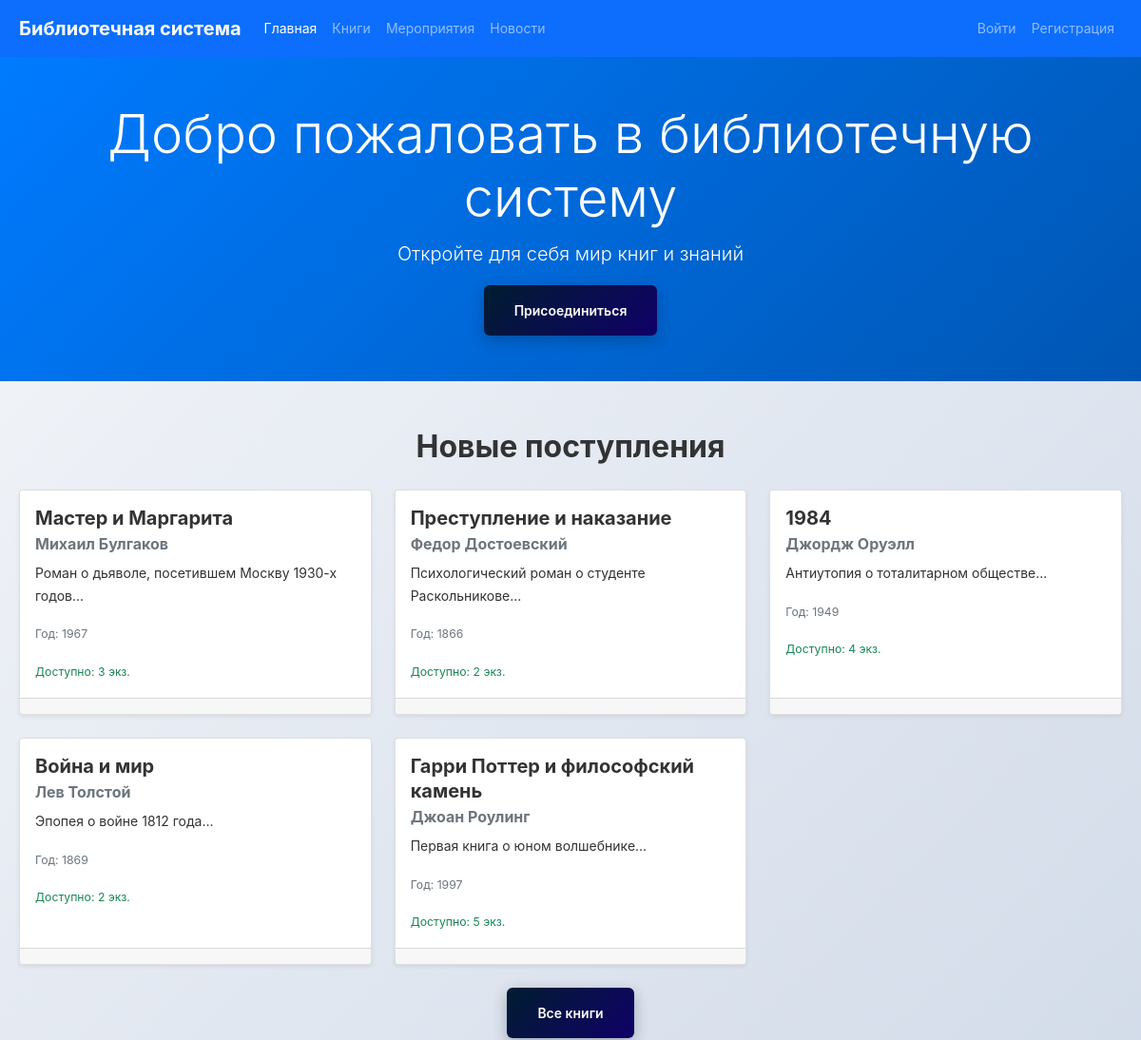
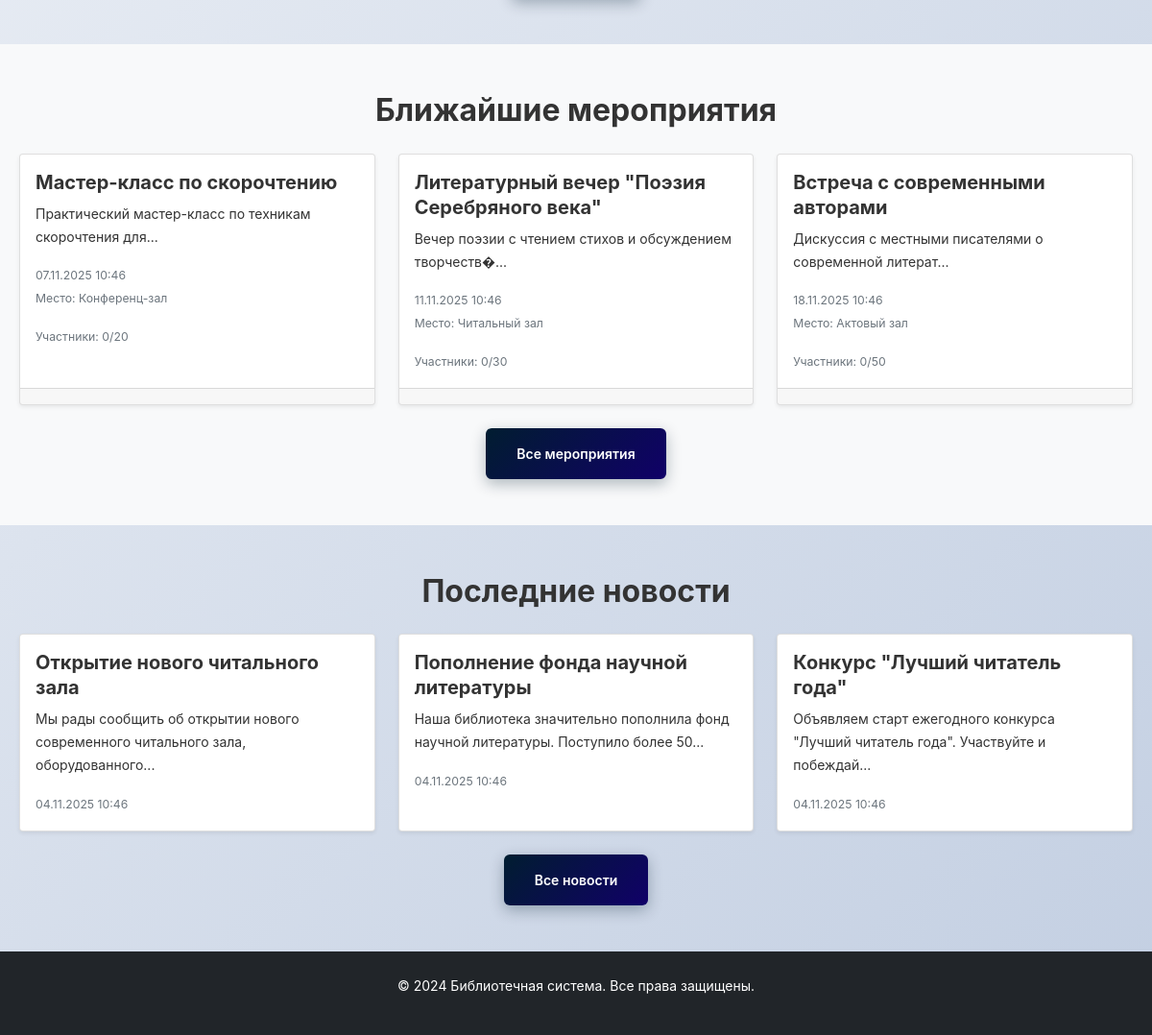
The page / on the database its author committed (2 pictures, top to bottom).
### tables this page shows
CREATE TABLE books (
    id INT AUTO_INCREMENT PRIMARY KEY,
    title VARCHAR(255) NOT NULL,
    author VARCHAR(255) NOT NULL,
    description TEXT,
    isbn VARCHAR(20),
    year_published INT,
    quantity INT DEFAULT 1,
    available INT DEFAULT 1,
    cover_image VARCHAR(255),
    category VARCHAR(100),
    created_at TIMESTAMP DEFAULT CURRENT_TIMESTAMP
);

CREATE TABLE events (
    id INT AUTO_INCREMENT PRIMARY KEY,
    title VARCHAR(255) NOT NULL,
    description TEXT,
    event_date DATETIME NOT NULL,
    location VARCHAR(255),
    max_participants INT,
    current_participants INT DEFAULT 0,
    image VARCHAR(255),
    created_at TIMESTAMP DEFAULT CURRENT_TIMESTAMP
);

CREATE TABLE news (
    id INT AUTO_INCREMENT PRIMARY KEY,
    title VARCHAR(255) NOT NULL,
    content TEXT NOT NULL,
    image VARCHAR(255),
    published_at TIMESTAMP DEFAULT CURRENT_TIMESTAMP,
    is_published BOOLEAN DEFAULT TRUE
);

### includes/auth.php (called while the page is built, shortened)
<?php
if (!function_exists('escape')) {
    function escape($data) {
        return htmlspecialchars($data, ENT_QUOTES | ENT_HTML5, 'UTF-8');
    }
}
function isLoggedIn() {
    return isset($_SESSION['user_id']);
}
?>

### index.php (the view, shortened to what this page needs)
<?php
require_once 'includes/auth.php';
$stmt = $pdo->query("SELECT * FROM news WHERE is_published = TRUE ORDER BY published_at DESC LIMIT 3");
$news = $stmt->fetchAll(PDO::FETCH_ASSOC);
$stmt = $pdo->query("SELECT * FROM events WHERE event_date > NOW() ORDER BY event_date ASC LIMIT 3");
$events = $stmt->fetchAll(PDO::FETCH_ASSOC);
$stmt = $pdo->query("SELECT * FROM books WHERE available > 0 ORDER BY created_at DESC LIMIT 6");
$books = $stmt->fetchAll(PDO::FETCH_ASSOC);
?>
<!DOCTYPE html>
<html lang="ru">
<head>
    <link href="https://cdn.jsdelivr.net/npm/bootstrap@5.1.3/dist/css/bootstrap.min.css" rel="stylesheet">
    <link rel="stylesheet" href="css/style.css">
</head>
<body>
    <nav class="navbar navbar-expand-lg navbar-dark bg-primary">
        <div class="container">
            <a class="navbar-brand" href="index.php">Библиотечная система</a>
            <div class="collapse navbar-collapse" id="navbarNav">
                <ul class="navbar-nav me-auto">
                    <li class="nav-item"><a class="nav-link active" href="index.php">Главная</a></li>
                    <li class="nav-item"><a class="nav-link" href="books.php">Книги</a></li>
                    <li class="nav-item"><a class="nav-link" href="events.php">Мероприятия</a></li>
                    <li class="nav-item"><a class="nav-link" href="news.php">Новости</a></li>
                </ul>
                <ul class="navbar-nav">
                    <?php if (isLoggedIn()): ?>
                        <?php if (isAdmin()): ?>
                            <li class="nav-item"><a class="nav-link" href="admin/">Панель управления</a></li>
                        <?php else: ?>
                            <li class="nav-item"><a class="nav-link" href="user/">Личный кабинет</a></li>
                        <?php endif; ?>
                        <li class="nav-item"><a class="nav-link" href="logout.php">Выйти (<?= escape($_SESSION['username']) ?>)</a></li>
                    <?php else: ?>
                        <li class="nav-item"><a class="nav-link" href="login.php">Войти</a></li>
                        <li class="nav-item"><a class="nav-link" href="register.php">Регистрация</a></li>
                    <?php endif; ?>
                </ul>
            </div>
        </div>
    </nav>
    <section class="hero bg-light py-5">
        <div class="container text-center">
            <h1 class="display-4">Добро пожаловать в библиотечную систему</h1>
            <p class="lead">Откройте для себя мир книг и знаний</p>
            <?php if (!isLoggedIn()): ?>
                <a href="register.php" class="btn btn-primary btn-lg">Присоединиться</a>
            <?php endif; ?>
        </div>
    </section>
    <section class="py-5">
        <div class="container">
            <h2 class="text-center mb-4">Новые поступления</h2>
            <div class="row">
                <?php foreach ($books as $book): ?>
                <div class="col-md-4 mb-4">
                    <div class="card h-100">
                        <div class="card-body">
                            <h5 class="card-title"><?= escape($book['title']) ?></h5>
                            <h6 class="card-subtitle mb-2 text-muted"><?= escape($book['author']) ?></h6>
                            <p class="card-text"><?= escape(substr($book['description'], 0, 100)) ?>...</p>
                            <p class="card-text"><small class="text-muted">Год: <?= escape($book['year_published']) ?></small></p>
                            <p class="card-text"><small class="text-success">Доступно: <?= escape($book['available']) ?> экз.</small></p>
                        </div>
                        <div class="card-footer">
                        </div>
                    </div>
                </div>
                <?php endforeach; ?>
            </div>
            <div class="text-center">
                <a href="books.php" class="btn btn-outline-primary">Все книги</a>
            </div>
        </div>
    </section>
    <section class="py-5 bg-light">
        <div class="container">
            <h2 class="text-center mb-4">Ближайшие мероприятия</h2>
            <div class="row">
                <?php foreach ($events as $event): ?>
                <div class="col-md-4 mb-4">
                    <div class="card h-100">
                        <div class="card-body">
                            <h5 class="card-title"><?= escape($event['title']) ?></h5>
                            <p class="card-text"><?= escape(substr($event['description'], 0, 100)) ?>...</p>
                            <p class="card-text"><small class="text-muted">
                                <?= date('d.m.Y H:i', strtotime($event['event_date'])) ?><br>
                                Место: <?= escape($event['location']) ?>
                            </small></p>
                            <p class="card-text">
                                <small class="text-muted">
                                    Участники: <?= escape($event['current_participants']) ?>/<?= escape($event['max_participants']) ?>
                                </small>
                            </p>
                        </div>
                        <div class="card-footer">
                        </div>
                    </div>
                </div>
                <?php endforeach; ?>
            </div>
            <div class="text-center">
                <a href="events.php" class="btn btn-outline-primary">Все мероприятия</a>
            </div>
        </div>
    </section>
    <section class="py-5">
        <div class="container">
            <h2 class="text-center mb-4">Последние новости</h2>
            <div class="row">
                <?php foreach ($news as $item): ?>
                <div class="col-md-4 mb-4">
                    <div class="card h-100">
                        <div class="card-body">
                            <h5 class="card-title"><?= escape($item['title']) ?></h5>
                            <p class="card-text"><?= escape(substr($item['content'], 0, 150)) ?>...</p>
                            <p class="card-text"><small class="text-muted">
                                <?= date('d.m.Y H:i', strtotime($item['published_at'])) ?>
                            </small></p>
                        </div>
                    </div>
                </div>
                <?php endforeach; ?>
            </div>
            <div class="text-center">
                <a href="news.php" class="btn btn-outline-primary">Все новости</a>
            </div>
        </div>
    </section>
    <footer class="bg-dark text-white py-4">
        <div class="container text-center">
            <p>&copy; 2024 Библиотечная система. Все права защищены.</p>
        </div>
    </footer>
</body>
</html>

### rows shown on the page
books: title "Мастер и Маргарита", author "Михаил Булгаков", description "Роман о дьяволе, посетившем Москву 1930-х годов", year_published "1967", available "3"
books: title "Преступление и наказание", author "Федор Достоевский", description "Психологический роман о студенте Раскольникове", year_published "1866", available "2"
books: title "1984", author "Джордж Оруэлл", description "Антиутопия о тоталитарном обществе", year_published "1949", available "4"
books: title "Война и мир", author "Лев Толстой", description "Эпопея о войне 1812 года", year_published "1869", available "2"
books: title "Гарри Поттер и философский камень", author "Джоан Роулинг", description "Первая книга о юном волшебнике", year_published "1997", available "5"
events: title "Мастер-класс по скорочтению", description "Практический мастер-класс по техникам скорочтения для", event_date "07.11.2025 10:46", location "Конференц-зал", current_participants "0", max_participants "20"
events: title "Литературный вечер \"Поэзия Серебряного века\"", description "Вечер поэзии с чтением стихов и обсуждением творчеств�", event_date "11.11.2025 10:46", location "Читальный зал", current_participants "0", max_participants "30"
events: title "Встреча с современными авторами", description "Дискуссия с местными писателями о современной литерат", event_date "18.11.2025 10:46", location "Актовый зал", current_participants "0", max_participants "50"
news: title "Открытие нового читального зала", content "Мы рады сообщить об открытии нового современного читального зала, оборудованного", published_at "04.11.2025 10:46"
news: title "Пополнение фонда научной литературы", content "Наша библиотека значительно пополнила фонд научной литературы. Поступило более 50", published_at "04.11.2025 10:46"
news: title "Конкурс \"Лучший читатель года\"", content "Объявляем старт ежегодного конкурса \"Лучший читатель года\". Участвуйте и побеждай", published_at "04.11.2025 10:46"
